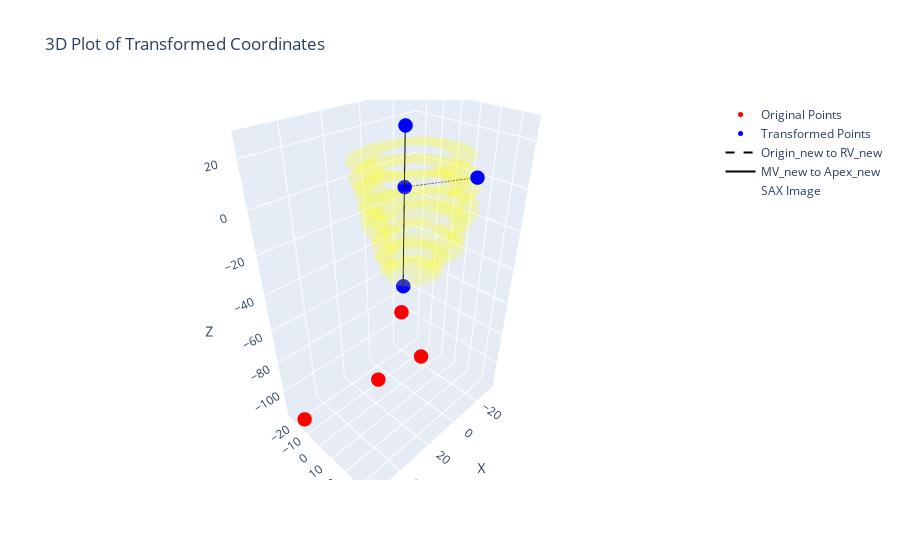

The notebook cell saved with this chart:
### Code cell
fig = go.Figure()

# Add original points
fig.add_trace(go.Scatter3d(x=P[:, 0], y=P[:, 1], z=P[:, 2], mode='markers', marker=dict(color='red', size=5), name='Original Points'))

# Add transformed points
fig.add_trace(go.Scatter3d(x=P_new[:, 0], y=P_new[:, 1], z=P_new[:, 2], mode='markers', marker=dict(color='blue', size=5), name='Transformed Points'))

# Add lines connecting the points
fig.add_trace(go.Scatter3d(x=[P_new[3, 0], P_new[2, 0]], y=[P_new[3, 1], P_new[2, 1]], z=[P_new[3, 2], P_new[2, 2]], mode='lines', line=dict(color='black', dash='dash'), name='Origin_new to RV_new'))
fig.add_trace(go.Scatter3d(x=[P_new[0, 0], P_new[1, 0]], y=[P_new[0, 1], P_new[1, 1]], z=[P_new[0, 2], P_new[1, 2]], mode='lines', line=dict(color='black'), name='MV_new to Apex_new'))

# Add transformed SAX DICOM image
fig.add_trace(go.Scatter3d(x=sax_coords_transformed[:, 0], y=sax_coords_transformed[:, 1], z=sax_coords_transformed[:, 2], mode='markers', marker=dict(color='yellow', size=1, opacity=0.1), name='SAX Image'))

# Set labels and title
fig.update_layout(scene=dict(xaxis_title='X', yaxis_title='Y', zaxis_title='Z'), title='3D Plot of Transformed Coordinates')

# Save the figure as an HTML file
fig.write_html("transformed_coordinates.html")

# Show the figure
fig.show()

### Figure 1 — Plotly figure (JSON) as saved in the notebook; plotly's stock layout.template omitted (floating-point values rounded to 4 significant figures; data arrays with more than 128 entries replaced by an {"elided": "..."} marker saying what was removed)
{"data": [{"marker": {"color": "red", "size": 5}, "mode": "markers", "name": "Original Points", "type": "scatter3d", "x": [18.69, 55.83, -1.36, 31.07], "y": [29.24, -15.47, -2.353, 14.33], "z": [-65.03, -114.2, -68.77, -81.41]}, {"marker": {"color": "blue", "size": 5}, "mode": "markers", "name": "Transformed Points", "type": "scatter3d", "x": [-8.882e-15, 7.105e-15, -5.329e-15, 0], "y": [3.775e-15, -8.882e-15, 35.9, 0], "z": [25.37, -50.73, 14.18, 0]}, {"line": {"color": "black", "dash": "dash"}, "mode": "lines", "name": "Origin_new to RV_new", "type": "scatter3d", "x": [0, -5.329e-15], "y": [0, 35.9], "z": [0, 14.18]}, {"line": {"color": "black"}, "mode": "lines", "name": "MV_new to Apex_new", "type": "scatter3d", "x": [-8.882e-15, 7.105e-15], "y": [3.775e-15, -8.882e-15], "z": [25.37, -50.73]}, {"marker": {"color": "yellow", "opacity": 0.1, "size": 1}, "mode": "markers", "name": "SAX Image", "type": "scatter3d", "x": {"elided": "8383 float values"}, "y": {"elided": "8383 float values"}, "z": {"elided": "8383 float values"}}], "layout": {"scene": {"xaxis": {"title": {"text": "X"}}, "yaxis": {"title": {"text": "Y"}}, "zaxis": {"title": {"text": "Z"}}}, "title": {"text": "3D Plot of Transformed Coordinates"}}}
